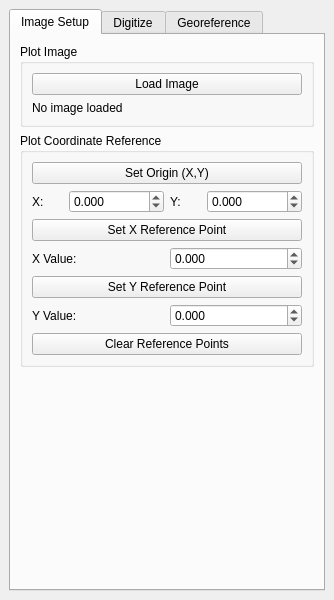
<?xml version="1.0" encoding="UTF-8"?>
<ui version="4.0">
 <class>CrossSectionDigitizerDockWidgetBase</class>
 <widget class="QDockWidget" name="CrossSectionDigitizerDockWidgetBase">
  <property name="geometry">
   <rect>
    <x>0</x>
    <y>0</y>
    <width>300</width>
    <height>600</height>
   </rect>
  </property>
  <property name="windowTitle">
   <string>CrossSectionDigitizer</string>
  </property>
  <widget class="QWidget" name="dockWidgetContents">
   <layout class="QVBoxLayout" name="verticalLayout">
    <item>
     <widget class="QTabWidget" name="tabWidget">
      <property name="currentIndex">
       <number>0</number>
      </property>
      <widget class="QWidget" name="tab_image">
       <attribute name="title">
        <string>Image Setup</string>
       </attribute>
       <layout class="QVBoxLayout" name="verticalLayout_2">
        <item>
         <widget class="QGroupBox" name="groupBox_image">
          <property name="title">
           <string>Plot Image</string>
          </property>
          <layout class="QVBoxLayout" name="verticalLayout_3">
           <item>
            <widget class="QPushButton" name="btn_load_image">
             <property name="text">
              <string>Load Image</string>
             </property>
            </widget>
           </item>
           <item>
            <widget class="QLabel" name="label_image_path">
             <property name="text">
              <string>No image loaded</string>
             </property>
            </widget>
           </item>
          </layout>
         </widget>
        </item>
        <item>
         <widget class="QGroupBox" name="groupBox_reference">
          <property name="title">
           <string>Plot Coordinate Reference</string>
          </property>
          <layout class="QVBoxLayout" name="verticalLayout_4">
           <item>
            <widget class="QPushButton" name="btn_set_origin">
             <property name="text">
              <string>Set Origin (X,Y)</string>
             </property>
            </widget>
           </item>
           <item>
            <layout class="QHBoxLayout" name="horizontalLayout">
             <item>
              <widget class="QLabel" name="label_2">
               <property name="text">
                <string>X:</string>
               </property>
              </widget>
             </item>
             <item>
              <widget class="QDoubleSpinBox" name="spin_origin_x">
               <property name="decimals">
                <number>3</number>
               </property>
               <property name="minimum">
                <double>-999999.000000000000000</double>
               </property>
               <property name="maximum">
                <double>999999.000000000000000</double>
               </property>
              </widget>
             </item>
             <item>
              <widget class="QLabel" name="label_3">
               <property name="text">
                <string>Y:</string>
               </property>
              </widget>
             </item>
             <item>
              <widget class="QDoubleSpinBox" name="spin_origin_y">
               <property name="decimals">
                <number>3</number>
               </property>
               <property name="minimum">
                <double>-999999.000000000000000</double>
               </property>
               <property name="maximum">
                <double>999999.000000000000000</double>
               </property>
              </widget>
             </item>
            </layout>
           </item>
           <item>
            <widget class="QPushButton" name="btn_set_x_ref">
             <property name="text">
              <string>Set X Reference Point</string>
             </property>
            </widget>
           </item>
           <item>
            <layout class="QHBoxLayout" name="horizontalLayout_2">
             <item>
              <widget class="QLabel" name="label_4">
               <property name="text">
                <string>X Value:</string>
               </property>
              </widget>
             </item>
             <item>
              <widget class="QDoubleSpinBox" name="spin_x_ref">
               <property name="decimals">
                <number>3</number>
               </property>
               <property name="minimum">
                <double>-999999.000000000000000</double>
               </property>
               <property name="maximum">
                <double>999999.000000000000000</double>
               </property>
              </widget>
             </item>
            </layout>
           </item>
           <item>
            <widget class="QPushButton" name="btn_set_y_ref">
             <property name="text">
              <string>Set Y Reference Point</string>
             </property>
            </widget>
           </item>
           <item>
            <layout class="QHBoxLayout" name="horizontalLayout_3">
             <item>
              <widget class="QLabel" name="label_5">
               <property name="text">
                <string>Y Value:</string>
               </property>
              </widget>
             </item>
             <item>
              <widget class="QDoubleSpinBox" name="spin_y_ref">
               <property name="decimals">
                <number>3</number>
               </property>
               <property name="minimum">
                <double>-999999.000000000000000</double>
               </property>
               <property name="maximum">
                <double>999999.000000000000000</double>
               </property>
              </widget>
             </item>
            </layout>
           </item>
           <item>
            <widget class="QPushButton" name="btn_clear_reference">
             <property name="text">
              <string>Clear Reference Points</string>
             </property>
            </widget>
           </item>
          </layout>
         </widget>
        </item>
        <item>
         <spacer name="verticalSpacer">
          <property name="orientation">
           <enum>Qt::Vertical</enum>
          </property>
          <property name="sizeHint" stdset="0">
           <size>
            <width>20</width>
            <height>40</height>
           </size>
          </property>
         </spacer>
        </item>
       </layout>
      </widget>
      <widget class="QWidget" name="tab_digitize">
       <attribute name="title">
        <string>Digitize</string>
       </attribute>
       <layout class="QVBoxLayout" name="verticalLayout_5">
        <item>
         <widget class="QGroupBox" name="groupBox_series">
          <property name="title">
           <string>Data Series</string>
          </property>
          <layout class="QVBoxLayout" name="verticalLayout_6">
           <item>
            <layout class="QHBoxLayout" name="horizontalLayout_4">
             <item>
              <widget class="QLineEdit" name="line_series_name">
               <property name="placeholderText">
                <string>Series name</string>
               </property>
              </widget>
             </item>
             <item>
              <widget class="QPushButton" name="btn_new_series">
               <property name="text">
                <string>New Series</string>
               </property>
              </widget>
             </item>
            </layout>
           </item>
           <item>
            <widget class="QComboBox" name="combo_series"/>
           </item>
           <item>
            <widget class="QPushButton" name="btn_digitize_points">
             <property name="text">
              <string>Start Digitizing Points</string>
             </property>
            </widget>
           </item>
           <item>
            <widget class="QListWidget" name="list_points"/>
           </item>
           <item>
            <layout class="QHBoxLayout" name="horizontalLayout_5">
             <item>
              <widget class="QPushButton" name="btn_delete_point">
               <property name="text">
                <string>Delete Point</string>
               </property>
              </widget>
             </item>
             <item>
              <widget class="QPushButton" name="btn_save_series">
               <property name="text">
                <string>Save Series</string>
               </property>
              </widget>
             </item>
            </layout>
           </item>
          </layout>
         </widget>
        </item>
        <item>
         <spacer name="verticalSpacer_2">
          <property name="orientation">
           <enum>Qt::Vertical</enum>
          </property>
          <property name="sizeHint" stdset="0">
           <size>
            <width>20</width>
            <height>40</height>
           </size>
          </property>
         </spacer>
        </item>
       </layout>
      </widget>
      <widget class="QWidget" name="tab_georeference">
       <attribute name="title">
        <string>Georeference</string>
       </attribute>
       <layout class="QVBoxLayout" name="verticalLayout_7">
        <item>
         <widget class="QGroupBox" name="groupBox_plot_coords">
          <property name="title">
           <string>Cross-Section Plot Coordinates</string>
          </property>
          <layout class="QVBoxLayout" name="verticalLayout_8">
           <item>
            <widget class="QPushButton" name="btn_set_start_plot">
             <property name="text">
              <string>Click Start Point on Plot</string>
             </property>
            </widget>
           </item>
           <item>
            <layout class="QHBoxLayout" name="horizontalLayout_6">
             <item>
              <widget class="QLabel" name="label_6">
               <property name="text">
                <string>Start (X,Y):</string>
               </property>
              </widget>
             </item>
             <item>
              <widget class="QDoubleSpinBox" name="spin_start_plot_x">
               <property name="decimals">
                <number>3</number>
               </property>
               <property name="minimum">
                <double>-999999.000000000000000</double>
               </property>
               <property name="maximum">
                <double>999999.000000000000000</double>
               </property>
               <property name="readOnly">
                <bool>true</bool>
               </property>
              </widget>
             </item>
             <item>
              <widget class="QDoubleSpinBox" name="spin_start_plot_y">
               <property name="decimals">
                <number>3</number>
               </property>
               <property name="minimum">
                <double>-999999.000000000000000</double>
               </property>
               <property name="maximum">
                <double>999999.000000000000000</double>
               </property>
               <property name="readOnly">
                <bool>true</bool>
               </property>
              </widget>
             </item>
            </layout>
           </item>
           <item>
            <widget class="QPushButton" name="btn_set_end_plot">
             <property name="text">
              <string>Click End Point on Plot</string>
             </property>
            </widget>
           </item>
           <item>
            <layout class="QHBoxLayout" name="horizontalLayout_7">
             <item>
              <widget class="QLabel" name="label_7">
               <property name="text">
                <string>End (X,Y):</string>
               </property>
              </widget>
             </item>
             <item>
              <widget class="QDoubleSpinBox" name="spin_end_plot_x">
               <property name="decimals">
                <number>3</number>
               </property>
               <property name="minimum">
                <double>-999999.000000000000000</double>
               </property>
               <property name="maximum">
                <double>999999.000000000000000</double>
               </property>
               <property name="readOnly">
                <bool>true</bool>
               </property>
              </widget>
             </item>
             <item>
              <widget class="QDoubleSpinBox" name="spin_end_plot_y">
               <property name="decimals">
                <number>3</number>
               </property>
               <property name="minimum">
                <double>-999999.000000000000000</double>
               </property>
               <property name="maximum">
                <double>999999.000000000000000</double>
               </property>
               <property name="readOnly">
                <bool>true</bool>
               </property>
              </widget>
             </item>
            </layout>
           </item>
           <item>
            <widget class="QPushButton" name="btn_clear_plot_points">
             <property name="text">
              <string>Clear Plot Points</string>
             </property>
            </widget>
           </item>
          </layout>
         </widget>
        </item>
        <item>
         <widget class="QGroupBox" name="groupBox_georef">
          <property name="title">
           <string>Geographic Coordinates</string>
          </property>
          <layout class="QVBoxLayout" name="verticalLayout_9">
           <item>
            <widget class="QLabel" name="label_8">
             <property name="text">
              <string>Start Point (Lon, Lat, Elev):</string>
             </property>
            </widget>
           </item>
           <item>
            <layout class="QHBoxLayout" name="horizontalLayout_8">
             <item>
              <widget class="QDoubleSpinBox" name="spin_start_lon">
               <property name="decimals">
                <number>6</number>
               </property>
               <property name="minimum">
                <double>-180.000000000000000</double>
               </property>
               <property name="maximum">
                <double>180.000000000000000</double>
               </property>
              </widget>
             </item>
             <item>
              <widget class="QDoubleSpinBox" name="spin_start_lat">
               <property name="decimals">
                <number>6</number>
               </property>
               <property name="minimum">
                <double>-90.000000000000000</double>
               </property>
               <property name="maximum">
                <double>90.000000000000000</double>
               </property>
              </widget>
             </item>
             <item>
              <widget class="QDoubleSpinBox" name="spin_start_elev">
               <property name="decimals">
                <number>1</number>
               </property>
               <property name="minimum">
                <double>-10000.000000000000000</double>
               </property>
               <property name="maximum">
                <double>10000.000000000000000</double>
               </property>
              </widget>
             </item>
            </layout>
           </item>
           <item>
            <widget class="QLabel" name="label_9">
             <property name="text">
              <string>End Point (Lon, Lat, Elev):</string>
             </property>
            </widget>
           </item>
           <item>
            <layout class="QHBoxLayout" name="horizontalLayout_9">
             <item>
              <widget class="QDoubleSpinBox" name="spin_end_lon">
               <property name="decimals">
                <number>6</number>
               </property>
               <property name="minimum">
                <double>-180.000000000000000</double>
               </property>
               <property name="maximum">
                <double>180.000000000000000</double>
               </property>
              </widget>
             </item>
             <item>
              <widget class="QDoubleSpinBox" name="spin_end_lat">
               <property name="decimals">
                <number>6</number>
               </property>
               <property name="minimum">
                <double>-90.000000000000000</double>
               </property>
               <property name="maximum">
                <double>90.000000000000000</double>
               </property>
              </widget>
             </item>
             <item>
              <widget class="QDoubleSpinBox" name="spin_end_elev">
               <property name="decimals">
                <number>1</number>
               </property>
               <property name="minimum">
                <double>-10000.000000000000000</double>
               </property>
               <property name="maximum">
                <double>10000.000000000000000</double>
               </property>
              </widget>
             </item>
            </layout>
           </item>
           <item>
            <widget class="QPushButton" name="btn_create_polygon">
             <property name="text">
              <string>Create Georeferenced Polygon</string>
             </property>
            </widget>
           </item>
           <item>
            <widget class="QPushButton" name="btn_georeference_points">
             <property name="text">
              <string>Georeference Digitized Points</string>
             </property>
            </widget>
           </item>
          </layout>
         </widget>
        </item>
        <item>
         <spacer name="verticalSpacer_3">
          <property name="orientation">
           <enum>Qt::Vertical</enum>
          </property>
          <property name="sizeHint" stdset="0">
           <size>
            <width>20</width>
            <height>40</height>
           </size>
          </property>
         </spacer>
        </item>
       </layout>
      </widget>
     </widget>
    </item>
   </layout>
  </widget>
 </widget>
 <resources/>
 <connections/>
</ui>
